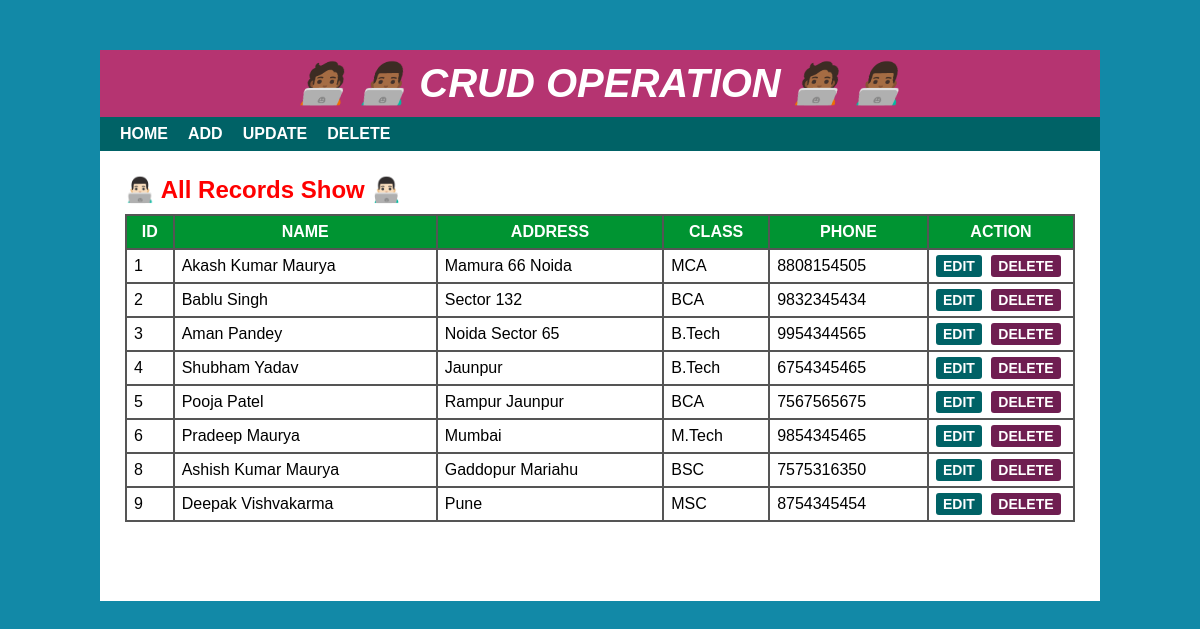
The page / on the database its author committed.
### tables this page shows
CREATE TABLE `student` (
  `Stu_ID` int(55) NOT NULL,
  `Stu_Name` varchar(55) NOT NULL,
  `Stu_Address` varchar(55) NOT NULL,
  `Stu_Class` int(55) NOT NULL,
  `Stu_Mobile` varchar(55) NOT NULL
);

CREATE TABLE `student_class` (
  `Class_ID` int(11) NOT NULL,
  `Class_Name` varchar(55) NOT NULL
);

### index.php (the view, shortened to what this page needs)
<?php
include 'header.php';
?>
<div id="main-content">
    <marquee class="blink"> <h2>👨🏻‍💻 All Records Show 👨🏻‍💻</h2></marquee>
<?php
include'connection.php';
$sql = "SELECT * FROM student JOIN student_class WHERE student.Stu_Class = student_class.Class_ID";
$result = mysqli_query($conn, $sql) or die("Query is Unsuccessful.");
if(mysqli_num_rows($result) > 0)
{
?>
    <table cellpadding="7px">
        <thead>
        <th>Id</th>
        <th>Name</th>
        <th>Address</th>
        <th>Class</th>
        <th>Phone</th>
        <th>Action</th>
        </thead>
        <tbody>
            <?php
                while($row=mysqli_fetch_assoc($result))
                {
            ?>
            <tr>
                <td><?php echo $row['Stu_ID']; ?></td>
                <td><?php echo $row['Stu_Name']; ?></td>
                <td><?php echo $row['Stu_Address']; ?></td>
                <td><?php echo $row['Class_Name']; ?></td>
                <td><?php echo $row['Stu_Mobile']; ?></td>
                <td>
                    <a href='edit.php?id=<?php echo $row['Stu_ID']; ?>'>Edit</a>
                    <a href='datadelete.php?id=<?php echo $row['Stu_ID']; ?>'>Delete</a>
                </td>
            </tr>
            <?php
                }
            ?>
        </tbody>
    </table>
    <?php } else
    {
        echo"<h1>No Record Found...? </h1>";
    }
    ?>
</div>
</div>
</body>
</html>

### header.php (shortened to what this page needs)
<!DOCTYPE html>
<html lang="en">
<head>
  <link rel="stylesheet" href="css/style.css">
</head>
<body>
    <div id="wrapper">
        <div id="header">
    <marquee behavior="scroll" direction="right" scrollamount="12"><h1>🧑🏾‍💻 👨🏾‍💻 Crud Operation 🧑🏾‍💻 👨🏾‍💻</h1></marquee>
        </div>
        <div id="menu">
            <ul>
                <li>
                    <a href="index.php">Home</a>
                </li>
                <li>
                    <a href="add.php">Add</a>
                </li>
                <li>
                    <a href="update.php">Update</a>
                </li>
                <li>
                    <a href="delete.php">Delete</a>
                </li>
            </ul>
        </div>

### css/style.css (style rules this page uses)
body { font:16px arial; margin: 0; padding: 0; background: #1289A7;; }
#wrapper { width: 1000px; margin: 50px auto 0; background-color: #fff; }
#header { text-align: center; background-color: #B53471; padding: 10px; }
#header h1 { color: #fff; font-size: 40px; font-style: italic; font-weight: 700; text-transform: uppercase; margin: 0; }
#menu { background-color: #006266; }
#menu ul { font-size: 0; padding: 0 10px; margin: 0; list-style: none; }
#menu ul li { display: inline-block; }
#menu ul li a { color: #fff; font-size: 16px; font-weight: 600; padding: 8px 10px; display: block; text-decoration: none; text-transform: uppercase; transition: all 0.3s ease; }
#main-content { padding: 25px; min-height: 400px; }
#main-content h2 { margin: 0 0 10px; text-transform: capitalize; }
#main-content table { width: 100%; background-color: #555; margin: 0 0 20px; }
#main-content table th { color: #fff; background-color: #009432; text-transform: uppercase; }
#main-content table th:last-child { width: 130px; }
#main-content table td { background-color: #fff; }
#main-content table td a { font-size: 14px; font-weight: 600; text-transform: uppercase; padding: 3px 7px; color: #fff; background-color: #006266; text-decoration: none; border-radius: 3px; }
#main-content table td a:nth-child(2) { background-color: #6F1E51; margin: 0 0 0 5px; }
.blink { animation: blinker 5.5s linear infinite; color: red; font-family: sans-serif; }

### rows shown on the page
student: Stu_ID "1", Stu_Name "Akash Kumar Maurya", Stu_Address "Mamura 66 Noida", student_class.Class_Name "MCA", Stu_Mobile "8808154505"
student: Stu_ID "2", Stu_Name "Bablu Singh", Stu_Address "Sector 132", student_class.Class_Name "BCA", Stu_Mobile "9832345434"
student: Stu_ID "3", Stu_Name "Aman Pandey", Stu_Address "Noida Sector 65", student_class.Class_Name "B.Tech", Stu_Mobile "9954344565"
student: Stu_ID "4", Stu_Name "Shubham Yadav", Stu_Address "Jaunpur", student_class.Class_Name "B.Tech", Stu_Mobile "6754345465"
student: Stu_ID "5", Stu_Name "Pooja Patel", Stu_Address "Rampur Jaunpur", student_class.Class_Name "BCA", Stu_Mobile "7567565675"
student: Stu_ID "6", Stu_Name "Pradeep Maurya", Stu_Address "Mumbai", student_class.Class_Name "M.Tech", Stu_Mobile "9854345465"
student: Stu_ID "8", Stu_Name "Ashish Kumar Maurya", Stu_Address "Gaddopur Mariahu", student_class.Class_Name "BSC", Stu_Mobile "7575316350"
student: Stu_ID "9", Stu_Name "Deepak Vishvakarma", Stu_Address "Pune", student_class.Class_Name "MSC", Stu_Mobile "8754345454"
